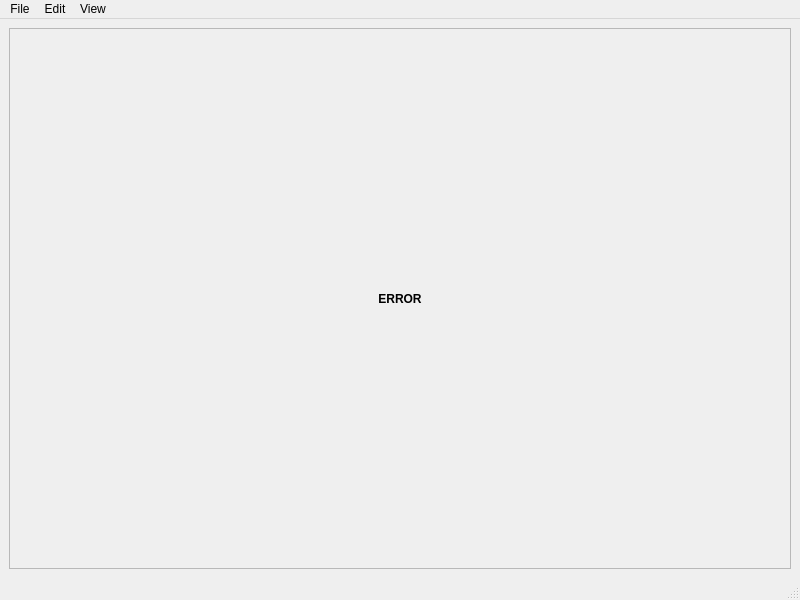
<?xml version="1.0" encoding="UTF-8"?>
<ui version="4.0">
 <class>ImageViewer</class>
 <widget class="QMainWindow" name="ImageViewer">
  <property name="geometry">
   <rect>
    <x>0</x>
    <y>0</y>
    <width>800</width>
    <height>600</height>
   </rect>
  </property>
  <property name="windowTitle">
   <string>ImageViewer</string>
  </property>
  <widget class="QWidget" name="centralwidget">
   <layout class="QVBoxLayout" name="verticalLayout">
    <item>
     <widget class="QScrollArea" name="scrollArea">
      <property name="widgetResizable">
       <bool>true</bool>
      </property>
      <widget class="QLabel" name="imageLabel">
       <property name="geometry">
        <rect>
         <x>0</x>
         <y>0</y>
         <width>776</width>
         <height>525</height>
        </rect>
       </property>
       <property name="sizePolicy">
        <sizepolicy hsizetype="Ignored" vsizetype="Ignored">
         <horstretch>0</horstretch>
         <verstretch>0</verstretch>
        </sizepolicy>
       </property>
       <property name="font">
        <font>
         <weight>75</weight>
         <bold>true</bold>
        </font>
       </property>
       <property name="text">
        <string>ERROR</string>
       </property>
       <property name="scaledContents">
        <bool>true</bool>
       </property>
       <property name="alignment">
        <set>Qt::AlignCenter</set>
       </property>
      </widget>
     </widget>
    </item>
   </layout>
  </widget>
  <widget class="QMenuBar" name="menubar">
   <property name="geometry">
    <rect>
     <x>0</x>
     <y>0</y>
     <width>800</width>
     <height>26</height>
    </rect>
   </property>
   <widget class="QMenu" name="menuFile">
    <property name="title">
     <string>File</string>
    </property>
    <widget class="QMenu" name="menuRecent">
     <property name="enabled">
      <bool>false</bool>
     </property>
     <property name="title">
      <string>Recent</string>
     </property>
    </widget>
    <addaction name="actionOpen"/>
    <addaction name="menuRecent"/>
   </widget>
   <widget class="QMenu" name="menuEdit">
    <property name="title">
     <string>Edit</string>
    </property>
    <addaction name="actionUndo"/>
    <addaction name="actionRedo"/>
   </widget>
   <widget class="QMenu" name="menuView">
    <property name="title">
     <string>View</string>
    </property>
    <addaction name="actionZoomIn"/>
    <addaction name="actionZoomOut"/>
    <addaction name="actionResetSize"/>
    <addaction name="actionFitToWindow"/>
   </widget>
   <addaction name="menuFile"/>
   <addaction name="menuEdit"/>
   <addaction name="menuView"/>
  </widget>
  <widget class="QStatusBar" name="statusbar"/>
  <action name="actionOpen">
   <property name="text">
    <string>Open</string>
   </property>
  </action>
  <action name="actionUndo">
   <property name="enabled">
    <bool>false</bool>
   </property>
   <property name="text">
    <string>Undo</string>
   </property>
  </action>
  <action name="actionRedo">
   <property name="enabled">
    <bool>false</bool>
   </property>
   <property name="text">
    <string>Redo</string>
   </property>
  </action>
  <action name="actionZoomIn">
   <property name="enabled">
    <bool>false</bool>
   </property>
   <property name="text">
    <string>Zoom in</string>
   </property>
  </action>
  <action name="actionZoomOut">
   <property name="enabled">
    <bool>false</bool>
   </property>
   <property name="text">
    <string>Zoom out</string>
   </property>
  </action>
  <action name="actionResetSize">
   <property name="enabled">
    <bool>false</bool>
   </property>
   <property name="text">
    <string>Reset size</string>
   </property>
  </action>
  <action name="actionFitToWindow">
   <property name="checkable">
    <bool>true</bool>
   </property>
   <property name="checked">
    <bool>true</bool>
   </property>
   <property name="enabled">
    <bool>false</bool>
   </property>
   <property name="text">
    <string>Fit to window</string>
   </property>
  </action>
  <action name="actionSaveAs">
   <property name="text">
    <string>Save as</string>
   </property>
  </action>
 </widget>
 <resources/>
 <connections/>
</ui>
